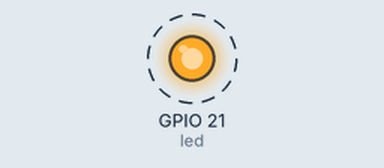
Recording of a program running on a simulated Raspberry Pi (BCM pin numbers). Parts: output pins drawn as LEDs (lit = HIGH). Dashed ring = blinking. What the program prints to the terminal is not drawn.

Above: at 0.2 s.
Timing chart, 0 to 3.0 s (numbered marks = the images above):
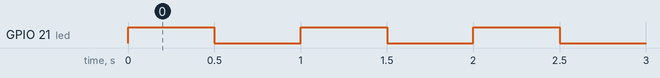

Measured:
- by itself, GPIO 21 (led): alternates HIGH for 0.50 s and LOW for 0.50 s

The program:

blink.py
```python
#! /usr/bin/python
#Written By Tom Paulus, @tompaulus, www.tompaulus.com

from time import sleep
import RPi.GPIO as GPIO

GPIO.setmode(GPIO.BCM)
#use the common numeration,
#also the one found on the Adafruit Cobbler

led = 21                    # GPIO Port to which the LED is connected
delay = .5
GPIO.setup(led, GPIO.OUT)   # Set 'led' as and Output

print "Press CTRL+C to exit"

try:
    while True:
        GPIO.output(led, True)   # led On
        sleep(delay)             # wait 'delay' seconds
        GPIO.output(led, False)  # led Off
        sleep(delay)             # wait another 'delay' seconds

except KeyboardInterrupt:
    GPIO.output(led, False)

finally:
    GPIO.cleanup()
```
